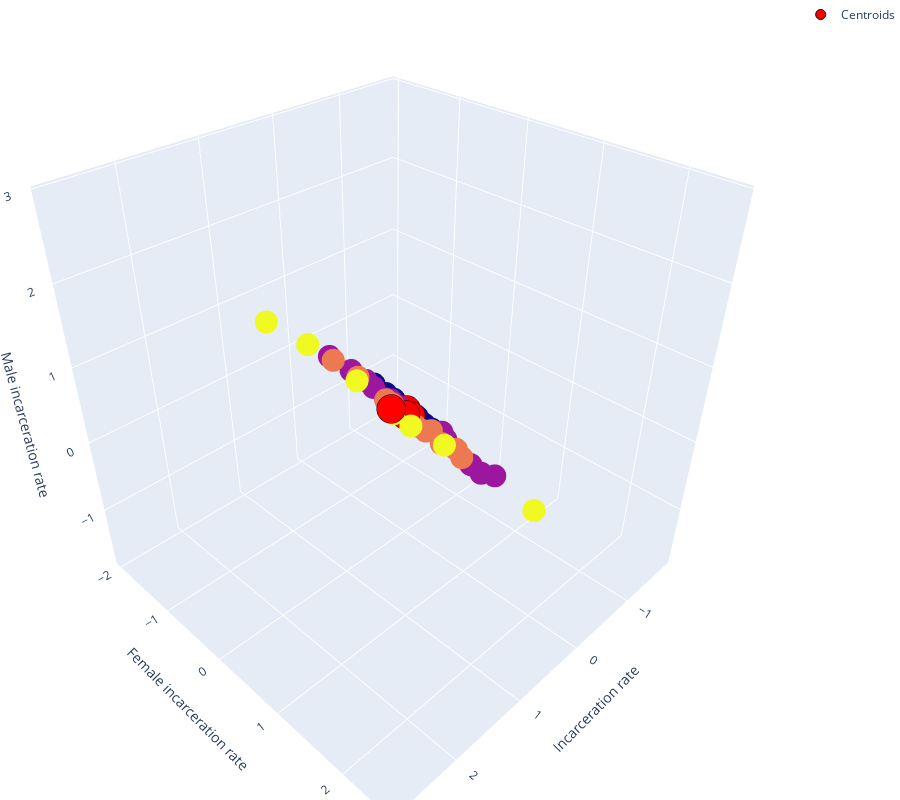

Notebook cell for this chart:
### Code cell
visualizing_results_3d(df,n,'Incarceration rate', 'Female incarceration rate', 'Male incarceration rate')
